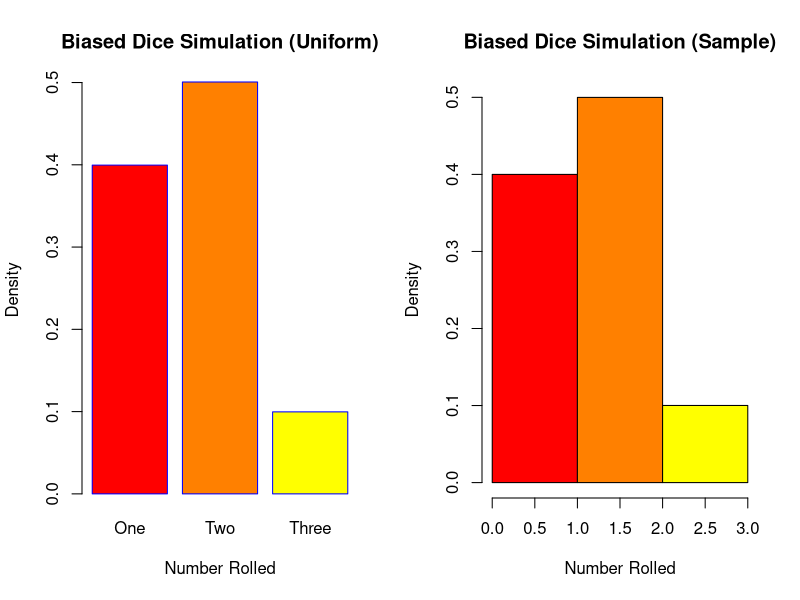

This chart was generated by the following R code:
library(ggplot2)

#setting initial conditions and number of trials
n = 1000000
one = two = three = 0


#iterating through a uniform distribution
for (i in 1:n){
  random = runif(1, min = 0, max = 1)

  #counting the number of times 1, 2 and 3 are rolled
  if (0.0 <= random && random < 0.4){
    one = one + 1
  } else if (0.4 <= random && random < 0.9){
    two = two + 1
  } else {
    three = three + 1
  }
  
}

#swapping to density
num_rolled = c((one/n), (two/n), (three/n))

#plotting results
par(mfrow = c(1,2))

#results using uniform distribution
barplot(num_rolled, main="Biased Dice Simulation (Uniform)", xlab="Number Rolled",  
        ylab="Density", names.arg=c("One","Two","Three"), 
        border="blue", col = heat.colors(3))

#comparison against inbuilt sample function
dice_probs = c(4/10, 5/10, 1/10)
trial = sample(1:3, size = n, replace = TRUE, prob = dice_probs)
expected = sample(1:3, size = n, replace = TRUE)
hist(trial, breaks = seq(0,3, 1), probability = TRUE, main = "Biased Dice Simulation (Sample)", 
     xlab = "Number Rolled", col = heat.colors(3))

